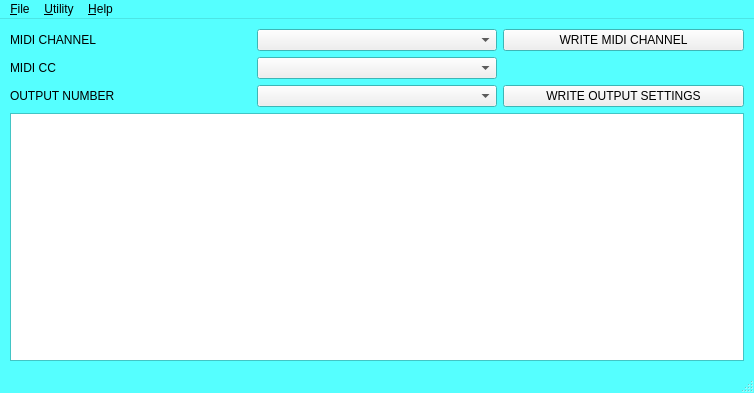
<?xml version="1.0" encoding="UTF-8"?>
<ui version="4.0">
 <class>MainWindow</class>
 <widget class="QMainWindow" name="MainWindow">
  <property name="geometry">
   <rect>
    <x>0</x>
    <y>0</y>
    <width>754</width>
    <height>393</height>
   </rect>
  </property>
  <property name="palette">
   <palette>
    <active>
     <colorrole role="Base">
      <brush brushstyle="SolidPattern">
       <color alpha="255">
        <red>255</red>
        <green>255</green>
        <blue>255</blue>
       </color>
      </brush>
     </colorrole>
     <colorrole role="Window">
      <brush brushstyle="SolidPattern">
       <color alpha="255">
        <red>85</red>
        <green>255</green>
        <blue>255</blue>
       </color>
      </brush>
     </colorrole>
    </active>
    <inactive>
     <colorrole role="Base">
      <brush brushstyle="SolidPattern">
       <color alpha="255">
        <red>255</red>
        <green>255</green>
        <blue>255</blue>
       </color>
      </brush>
     </colorrole>
     <colorrole role="Window">
      <brush brushstyle="SolidPattern">
       <color alpha="255">
        <red>85</red>
        <green>255</green>
        <blue>255</blue>
       </color>
      </brush>
     </colorrole>
    </inactive>
    <disabled>
     <colorrole role="Base">
      <brush brushstyle="SolidPattern">
       <color alpha="255">
        <red>85</red>
        <green>255</green>
        <blue>255</blue>
       </color>
      </brush>
     </colorrole>
     <colorrole role="Window">
      <brush brushstyle="SolidPattern">
       <color alpha="255">
        <red>85</red>
        <green>255</green>
        <blue>255</blue>
       </color>
      </brush>
     </colorrole>
    </disabled>
   </palette>
  </property>
  <property name="windowTitle">
   <string>DWS Configurator</string>
  </property>
  <property name="windowIcon">
   <iconset resource="../uiresource.qrc">
    <normaloff>:/icons/icons8-download-from-the-cloud-80.png</normaloff>:/icons/icons8-download-from-the-cloud-80.png</iconset>
  </property>
  <property name="autoFillBackground">
   <bool>false</bool>
  </property>
  <widget class="QWidget" name="centralwidget">
   <layout class="QGridLayout" name="gridLayout">
    <property name="leftMargin">
     <number>10</number>
    </property>
    <property name="topMargin">
     <number>10</number>
    </property>
    <property name="rightMargin">
     <number>10</number>
    </property>
    <property name="bottomMargin">
     <number>10</number>
    </property>
    <item row="3" column="0" colspan="3">
     <widget class="QTextEdit" name="WLOG">
      <property name="enabled">
       <bool>true</bool>
      </property>
      <property name="lineWidth">
       <number>1</number>
      </property>
      <property name="midLineWidth">
       <number>1</number>
      </property>
      <property name="readOnly">
       <bool>true</bool>
      </property>
     </widget>
    </item>
    <item row="1" column="1">
     <widget class="QComboBox" name="MIDICC"/>
    </item>
    <item row="2" column="0">
     <widget class="QLabel" name="label_2">
      <property name="text">
       <string>OUTPUT NUMBER</string>
      </property>
     </widget>
    </item>
    <item row="2" column="1">
     <widget class="QComboBox" name="OUTPUTNO"/>
    </item>
    <item row="2" column="2">
     <widget class="QPushButton" name="WOUTSET">
      <property name="text">
       <string>WRITE OUTPUT SETTINGS</string>
      </property>
      <property name="icon">
       <iconset resource="../uiresource.qrc">
        <normaloff>:/icons/icons8-settings-50.png</normaloff>:/icons/icons8-settings-50.png</iconset>
      </property>
     </widget>
    </item>
    <item row="0" column="0">
     <widget class="QLabel" name="label_3">
      <property name="text">
       <string>MIDI CHANNEL</string>
      </property>
     </widget>
    </item>
    <item row="0" column="1">
     <widget class="QComboBox" name="MIDICHNL"/>
    </item>
    <item row="0" column="2">
     <widget class="QPushButton" name="WMIDICNL">
      <property name="text">
       <string>WRITE MIDI CHANNEL</string>
      </property>
      <property name="icon">
       <iconset resource="../uiresource.qrc">
        <normaloff>:/icons/icons8-settings-50.png</normaloff>:/icons/icons8-settings-50.png</iconset>
      </property>
     </widget>
    </item>
    <item row="1" column="0">
     <widget class="QLabel" name="label">
      <property name="text">
       <string>MIDI CC</string>
      </property>
     </widget>
    </item>
   </layout>
  </widget>
  <widget class="QMenuBar" name="menubar">
   <property name="geometry">
    <rect>
     <x>0</x>
     <y>0</y>
     <width>754</width>
     <height>21</height>
    </rect>
   </property>
   <widget class="QMenu" name="menu_FIle">
    <property name="font">
     <font>
      <family>MS Shell Dlg 2</family>
      <pointsize>8</pointsize>
      <weight>50</weight>
      <bold>false</bold>
     </font>
    </property>
    <property name="title">
     <string>&amp;File</string>
    </property>
    <addaction name="action_Save"/>
    <addaction name="action_Write_board_config"/>
    <addaction name="separator"/>
    <addaction name="actionE_xit"/>
   </widget>
   <widget class="QMenu" name="menu_Utility">
    <property name="title">
     <string>&amp;Utility</string>
    </property>
    <addaction name="actionFir_mware_Upload"/>
   </widget>
   <widget class="QMenu" name="menu_Help">
    <property name="title">
     <string>&amp;Help</string>
    </property>
    <addaction name="action_About"/>
   </widget>
   <addaction name="menu_FIle"/>
   <addaction name="menu_Utility"/>
   <addaction name="menu_Help"/>
  </widget>
  <widget class="QStatusBar" name="statusbar">
   <property name="font">
    <font>
     <pointsize>10</pointsize>
     <weight>75</weight>
     <bold>true</bold>
    </font>
   </property>
  </widget>
  <action name="action_Save">
   <property name="icon">
    <iconset resource="../uiresource.qrc">
     <normaloff>:/icons/icons8-save-80.png</normaloff>:/icons/icons8-save-80.png</iconset>
   </property>
   <property name="text">
    <string>&amp;Save board config</string>
   </property>
  </action>
  <action name="action_Write_board_config">
   <property name="icon">
    <iconset resource="../uiresource.qrc">
     <normaloff>:/icons/icons8-restart-80.png</normaloff>:/icons/icons8-restart-80.png</iconset>
   </property>
   <property name="text">
    <string>&amp;Write board config</string>
   </property>
  </action>
  <action name="actionE_xit">
   <property name="icon">
    <iconset resource="../uiresource.qrc">
     <normaloff>:/icons/icons8-delete-80.png</normaloff>:/icons/icons8-delete-80.png</iconset>
   </property>
   <property name="text">
    <string>E&amp;xit</string>
   </property>
  </action>
  <action name="actionFir_mware_Upload">
   <property name="icon">
    <iconset resource="../uiresource.qrc">
     <normaloff>:/icons/icons8-share-80.png</normaloff>:/icons/icons8-share-80.png</iconset>
   </property>
   <property name="text">
    <string>Fir&amp;mware Upload</string>
   </property>
  </action>
  <action name="action_Connect">
   <property name="enabled">
    <bool>true</bool>
   </property>
   <property name="text">
    <string>&amp;Connect</string>
   </property>
  </action>
  <action name="action_Disconnect">
   <property name="text">
    <string>&amp;Disconnect</string>
   </property>
  </action>
  <action name="action_About">
   <property name="icon">
    <iconset resource="../uiresource.qrc">
     <normaloff>:/icons/icons8-search-80.png</normaloff>:/icons/icons8-search-80.png</iconset>
   </property>
   <property name="text">
    <string>&amp;About</string>
   </property>
  </action>
 </widget>
 <tabstops>
  <tabstop>MIDICHNL</tabstop>
  <tabstop>WMIDICNL</tabstop>
  <tabstop>MIDICC</tabstop>
  <tabstop>OUTPUTNO</tabstop>
  <tabstop>WOUTSET</tabstop>
  <tabstop>WLOG</tabstop>
 </tabstops>
 <resources>
  <include location="../uiresource.qrc"/>
 </resources>
 <connections/>
</ui>
